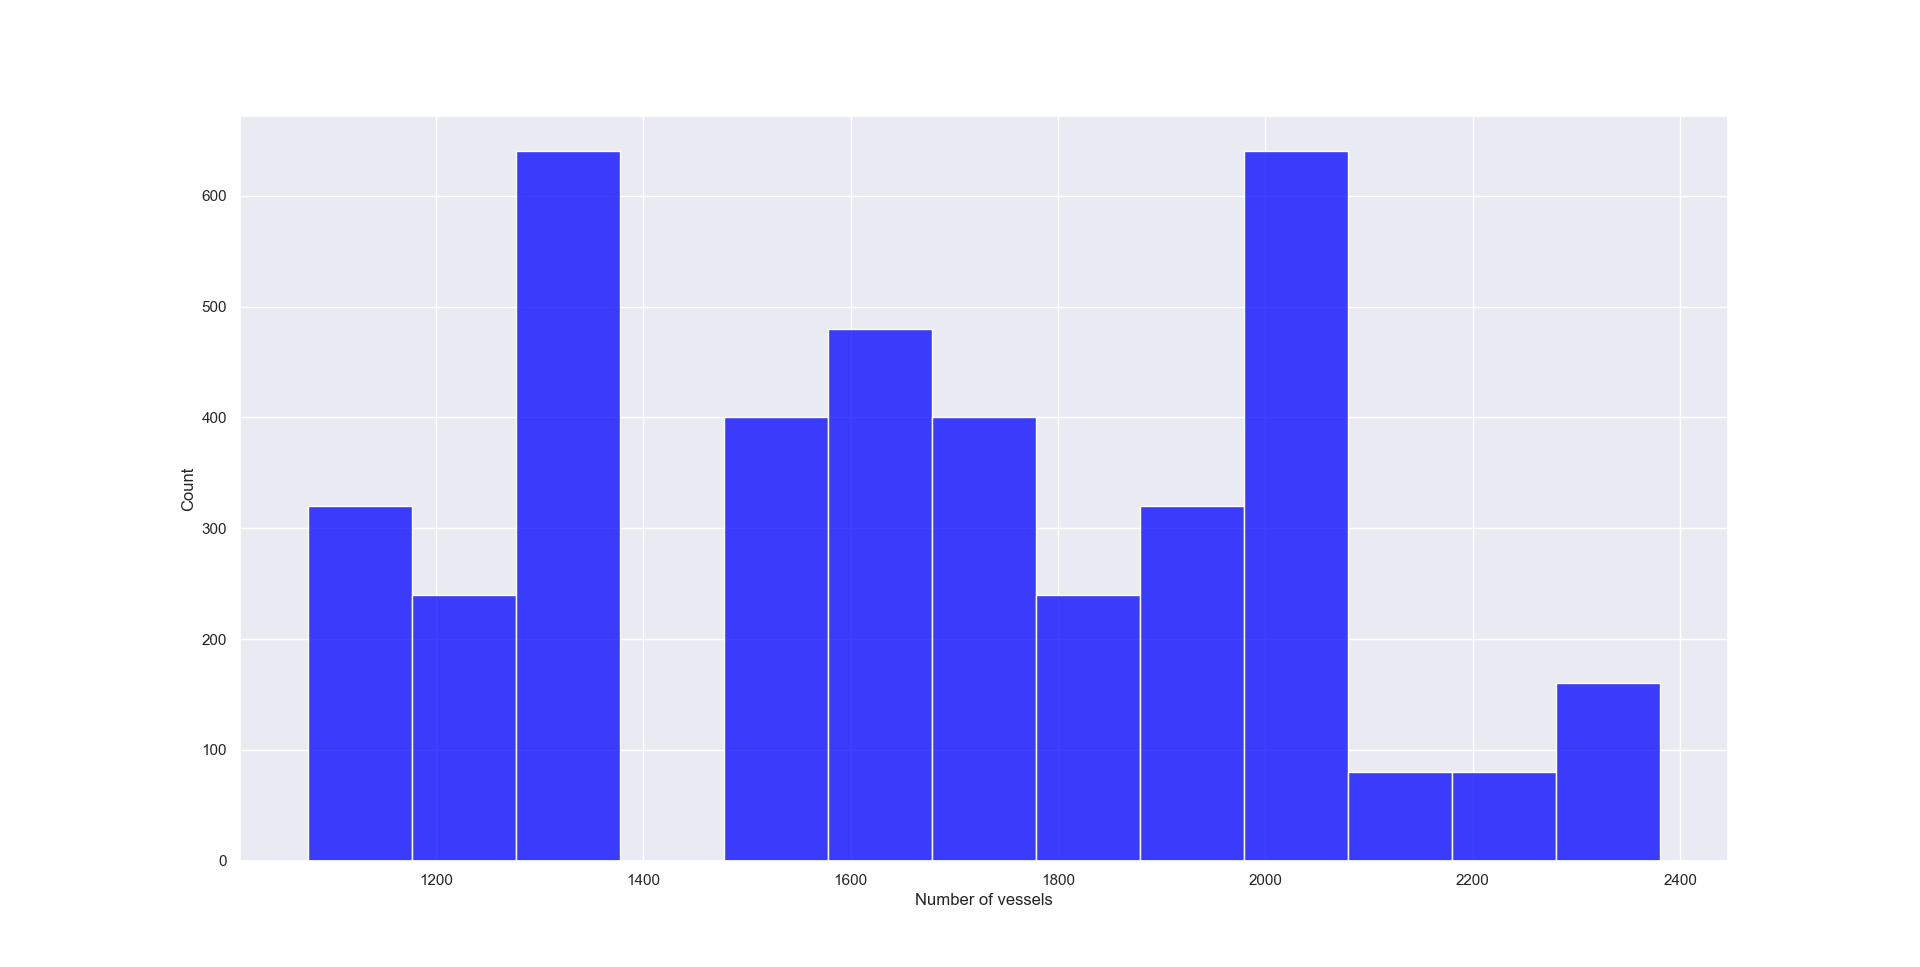

Reproduce this figure in Python.
import pandas as pd
import seaborn as sns
import matplotlib.pyplot as plt
from pathlib import Path

# Load the data
data = pd.read_csv(Path(__file__).parent / 'data.csv')

# Apply filters similar to the SQL conditions
filtered_data = data[
    (data["Injection location"].isnull()) &
    (data["Blood pressure hypotension"] == 'normal') &
    (data["CVP pressure"] == 'normal')
]

# Set the seaborn theme for aesthetics
sns.set_theme()

# Plot the histogram
plt.figure(figsize=(10, 6))
ax = sns.histplot(data['Num vessels'], kde=False, color='blue', binwidth=100)
plt.grid(True)

# Using plt.setp() to set multiple properties
plt.setp(ax, xlabel='Number of vessels', ylabel='Count')

# Show the plot
plt.show()
